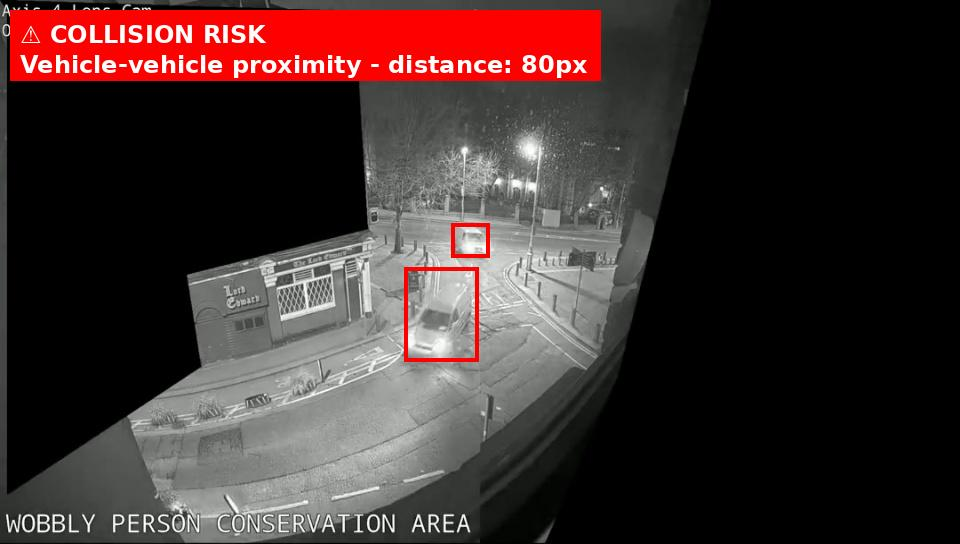
#> input picture collision_detections/collision_01_frame_00003.jpg, 960 x 544 px, given in place of timelapse_test.mp4, which was not available
$ python 06_visualize_processing.py   (older library calls are emulated)
#> lines starting #> are read from the running program, lines starting #| are printed output that depends on the picture; after the words box and inside, x2 and y2 are one past the last pixel; in counts of white or black regions, pixels touching at a corner belong together; pictures that were not available may be replaced by others from this repository, and a replacement may not be noted
### utils/config_loader.py
#!/usr/bin/env python
"""
Configuration loader for Protex AI Computer Vision Pipeline.
Loads YAML configuration with default fallbacks and variable substitution.
"""

import yaml
import os
import re
from pathlib import Path
from typing import Dict, Any, Optional


class ConfigLoader:
    """Loads and provides access to configuration values with defaults."""

    def __init__(self, config_path: str = "config.yaml", validate: bool = True):
        self.config_path = Path(config_path)
        self._config = self._load_config()
        self._substitute_variables()

        if validate:
            self._validate_config()

    def _load_config(self) -> Dict[str, Any]:
        """Load configuration from YAML file with error handling."""
        if not self.config_path.exists():
            print(f"[WARN] Config file not found: {self.config_path}. Using defaults.")
            return {}

        try:
            with open(self.config_path, "r") as f:
                return yaml.safe_load(f) or {}
        except Exception as e:
            print(f"[WARN] Failed to load config: {e}. Using defaults.")
            return {}

    def _substitute_variables(self) -> None:
        """Substitute ${var} references with values from config or environment."""

        def substitute(obj: Any, context: Dict[str, Any]) -> Any:
            if isinstance(obj, str):
                # Replace ${var} with context[var] or env var
                pattern = r"\$\{([^}]+)\}"
                matches = re.findall(pattern, obj)
                for var in matches:
                    value = context.get(var) or os.environ.get(var, "")
                    obj = obj.replace(f"${{{var}}}", str(value))
                return obj
            elif isinstance(obj, dict):
                return {k: substitute(v, context) for k, v in obj.items()}
            elif isinstance(obj, list):
                return [substitute(item, context) for item in obj]
            return obj

        # Build context from defaults
        context = self._config.get("defaults", {})
        self._config = substitute(self._config, context)

    def _validate_config(self) -> None:
        """Validate configuration if validator is available."""
        try:
            from config_schema import ConfigValidator

            mode = self.get("defaults.mode", "balanced")
            verbose = self.get("defaults.verbose", True)
            ConfigValidator.validate_all(self._config, mode, verbose)
        except ImportError:
            pass  # Validation is optional

    def get(self, key_path: str, default: Any = None) -> Any:
        """Get configuration value using dot notation (e.g., 'preprocessing.target_width')."""
#> called with key_path = 'defaults.mode', default = 'balanced'
        keys = key_path.split(".")
        value = self._config

        for key in keys:
            if isinstance(value, dict) and key in value:
                value = value[key]
            else:
                return default

        return value

    def get_mode_config(
        self, stage: str, mode: str, key: str, default: Any = None
    ) -> Any:
        """Get mode-specific configuration value with fallback to stage default."""
        # Try mode-specific value first
        mode_value = self.get(f"{stage}.modes.{mode}.{key}")
        if mode_value is not None:
            return mode_value
        # Fallback to stage-level default
        stage_value = self.get(f"{stage}.{key}")
        if stage_value is not None:
            return stage_value
        return default


# Global config instance
_config = ConfigLoader()


def get_config(key_path: str, default: Any = None) -> Any:
    """Get configuration value using dot notation."""
    return _config.get(key_path, default)


def get_mode_config(stage: str, mode: str, key: str, default: Any = None) -> Any:
    """Get mode-specific configuration value."""
    return _config.get_mode_config(stage, mode, key, default)

### 06_visualize_processing.py
#!/usr/bin/env python
"""
Visualize 10 consecutive frames at 3 points (beginning, middle, end) during video processing.
Shows quality filtering in action.
"""

import argparse
import cv2
import numpy as np
from pathlib import Path
from utils.config_loader import get_config, get_mode_config


def get_mode_defaults(mode: str):
    mode = mode.lower()
    min_brightness = get_mode_config("preprocessing", mode, "min_brightness", 30.0)
    min_laplacian_var = get_mode_config("preprocessing", mode, "min_laplacian_var", 50.0)
    return min_brightness, min_laplacian_var


def is_quality_acceptable(frame, min_brightness, min_laplacian_var):
    small = cv2.resize(frame, (320, 180))
    gray = cv2.cvtColor(small, cv2.COLOR_BGR2GRAY)

    brightness = float(np.mean(gray))
    if brightness < min_brightness:
        return False, "dark"

    lap_var = cv2.Laplacian(gray, cv2.CV_64F).var()
    if lap_var < min_laplacian_var:
        return False, "blurry"

    edges = cv2.Canny(gray, 50, 150)
    edge_density = float((edges > 0).mean())
    hist = cv2.calcHist([gray], [0], None, [32], [0, 256])
    hist = hist / (hist.sum() + 1e-8)
    entropy = float(-(hist * np.log2(hist + 1e-8)).sum())

    is_noise = lap_var > min_laplacian_var * 3.0 and edge_density > 0.20 and entropy > 4.0
    if is_noise:
        return False, "noise"

    return True, None


def create_frame_grid(frames, labels, thumb_w=160, thumb_h=90):
    """Create 2x5 grid of frames with labels."""
    grid = []
    for i in range(2):
        row = []
        for j in range(5):
            idx = i * 5 + j
            if idx < len(frames):
                thumb = cv2.resize(frames[idx], (thumb_w, thumb_h))
                # Add label
                label = labels[idx]
                color = (0, 255, 0) if label == "KEEP" else (0, 0, 255)
                cv2.putText(thumb, label, (5, 15), cv2.FONT_HERSHEY_SIMPLEX, 0.4, color, 1)
            else:
                thumb = np.zeros((thumb_h, thumb_w, 3), dtype=np.uint8)
            row.append(thumb)
        grid.append(np.hstack(row))
    return np.vstack(grid)


def visualize_processing(video_path, mode, output_path):
    min_brightness, min_laplacian_var = get_mode_defaults(mode)

    cap = cv2.VideoCapture(video_path)
    if not cap.isOpened():
        raise FileNotFoundError(f"Could not open video: {video_path}")

    total_frames = int(cap.get(cv2.CAP_PROP_FRAME_COUNT))

    # Define 3 buffer positions: beginning, middle, end
    positions = [
        ("BEGINNING", 0),
        ("MIDDLE", total_frames // 2 - 5),
        ("END", max(0, total_frames - 10))
    ]

    all_grids = []

    for title, start_frame in positions:
        cap.set(cv2.CAP_PROP_POS_FRAMES, start_frame)
        frames = []
        labels = []

        for i in range(10):
            ret, frame = cap.read()
            if not ret:
                break

            quality_ok, reason = is_quality_acceptable(frame, min_brightness, min_laplacian_var)
            frames.append(frame)
            labels.append("KEEP" if quality_ok else reason.upper())

        if frames:
            grid = create_frame_grid(frames, labels)
            # Add title
            title_img = np.zeros((30, grid.shape[1], 3), dtype=np.uint8)
            cv2.putText(title_img, f"{title} (frames {start_frame}-{start_frame+9})",
                       (10, 20), cv2.FONT_HERSHEY_SIMPLEX, 0.6, (255, 255, 255), 1)
            all_grids.append(np.vstack([title_img, grid]))
#> this loop made 3 passes
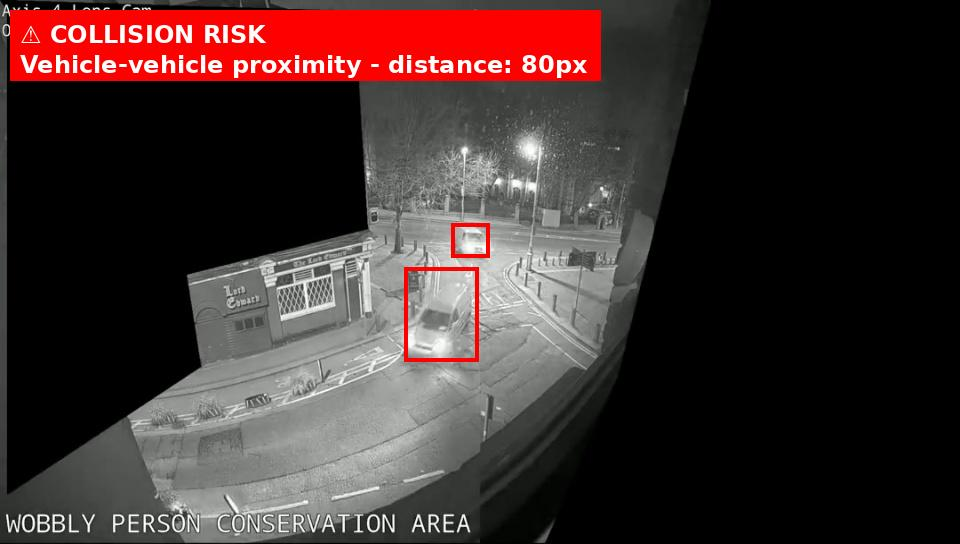
#> input picture collision_detections/collision_01_frame_00003.jpg, 960 x 544 px, given in place of timelapse_test.mp4, which was not available
#> pass 1, in is_quality_acceptable, `small = cv2.resize(frame, (320, 180))`:
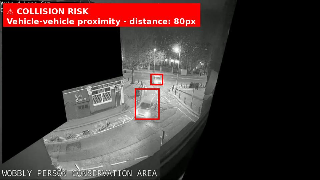
#> small: shape (180, 320, 3); mean B, G, R 45.8, 47, 63.9
#> pass 1, in is_quality_acceptable, `gray = cv2.cvtColor(small, cv2.COLOR_BGR2GRAY)`:
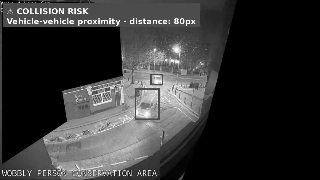
#> gray: shape (180, 320); min 0, max 254, mean 51.9
#> pass 1, in is_quality_acceptable, `edges = cv2.Canny(gray, 50, 150)`:
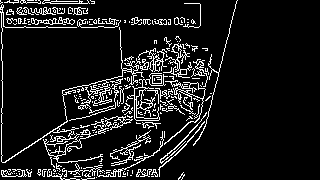
#> edges: shape (180, 320); 10.3% white in thin lines or dots, all inside (x1, y1, x2, y2) = (0, 0, 238, 180)
#> frame is the input picture: shape (544, 960, 3); mean B, G, R 46, 47.2, 64

    cap.release()

    # Stack all 3 grids vertically
    final = np.vstack(all_grids)
    cv2.imwrite(output_path, final)
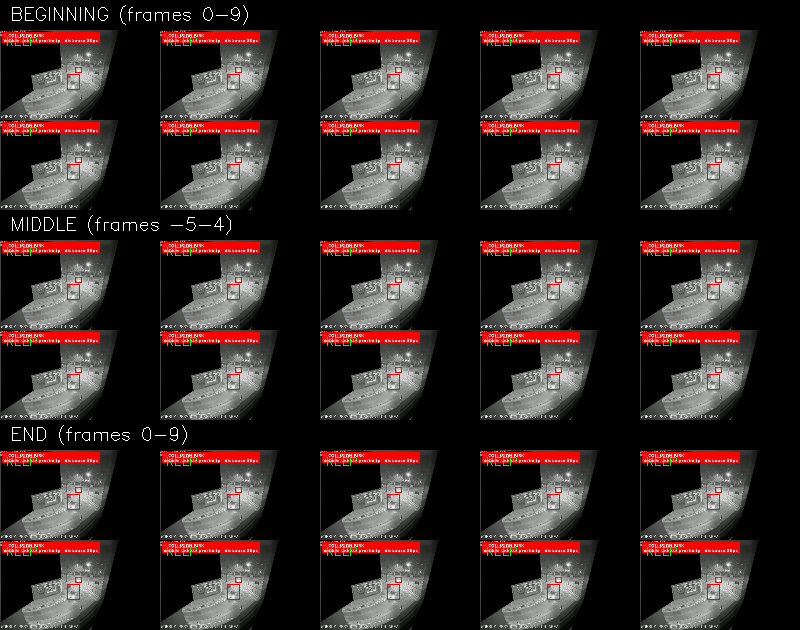
#> saved as processing_visualization.jpg: shape (630, 800, 3); mean B, G, R 39.7, 42, 54.3
    print(f"✅ Visualization saved to: {output_path}")


def main():
    parser = argparse.ArgumentParser()
    parser.add_argument("--video_path", type=str, default=get_config("preprocessing.video_path", "data/timelapse_test.mp4"))
    parser.add_argument("--mode", type=str, default=get_config("defaults.mode", "balanced"))
    parser.add_argument("--output", type=str, default="traceables/processing_visualization.jpg")
    args, _ = parser.parse_known_args()

    Path(args.output).parent.mkdir(exist_ok=True, parents=True)
    visualize_processing(args.video_path, args.mode, args.output)


if __name__ == "__main__":
    main()
